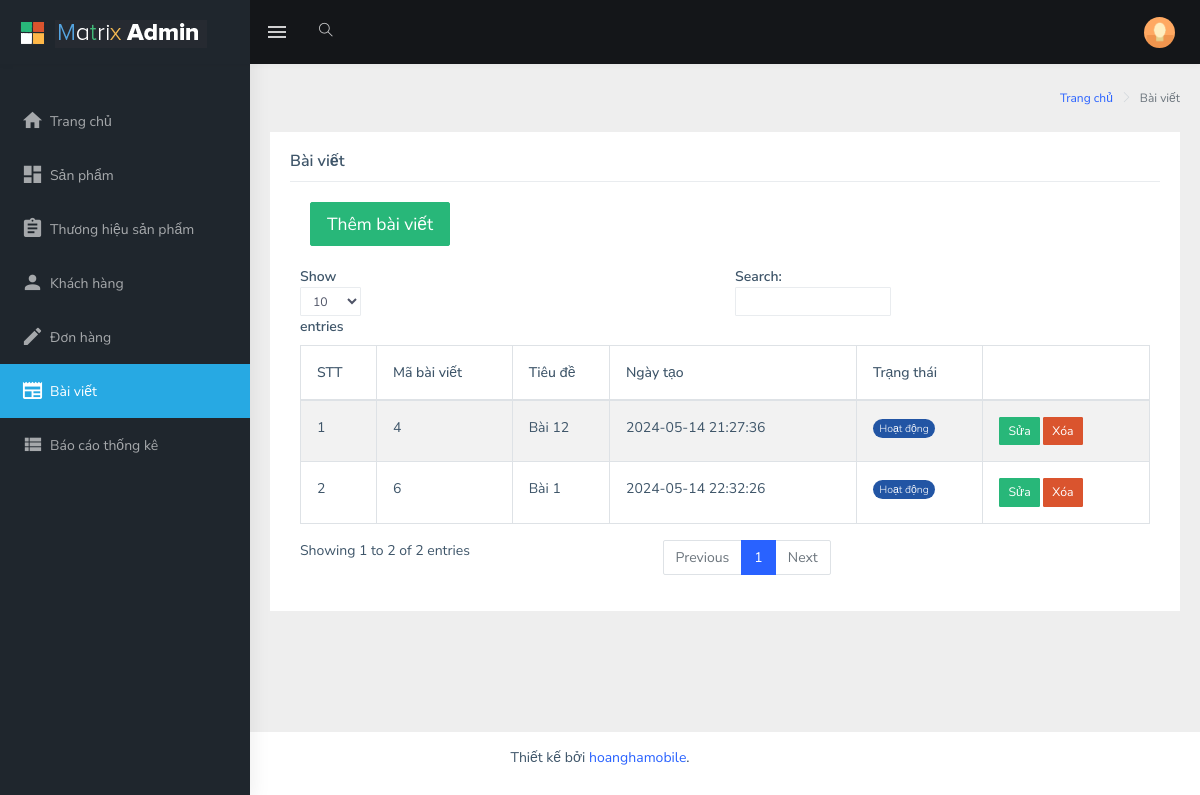
Screenshot of /admin/list_post.php (signed in) with the database file from the repository.
### tables this page shows
CREATE TABLE `bai_viet` (
  `ma_bv` int NOT NULL,
  `tieu_de` text NOT NULL,
  `anh_tieu_de` text,
  `noi_dung` text,
  `trang_thai` tinyint NOT NULL DEFAULT '0',
  `ngay_tao` datetime NOT NULL
);

### admin/controllers/c_post.php (called while the page is built, shortened)
<?php
include("models/m_post.php");
class c_post
{
    public function index(){
        $model = new m_post();
        $post = $model->getAllPost();
        include("templates/layout.php");
    }
}

### admin/list_post.php (called while the page is built, shortened)
<?php
include("controllers/c_post.php");
$post = new c_post();
$post->index();
?>

### models/database.php (called while the page is built, shortened)
<?php
class database{
    protected $pdo = NULL;
    protected $sql = '';
    public function __construct() {
        try
        {
            $this->pdo = new PDO("mysql:host=".DB_HOST."; dbname=".DB_NAME,DB_USER,DB_PWD);
            $this->pdo->query('set names "utf8mb4"');
            $this->pdo->setAttribute(PDO::ATTR_ERRMODE, PDO::ERRMODE_EXCEPTION);
        }
        catch(PDOException $ex )
        {
            die($ex->getMessage());
        }
    }
    public function setQuery($sql) {
        $this->sql = $sql;
    }
    public function execute($options=array()) {
        $this->sta = $this->pdo->prepare($this->sql);
        $this->sta->execute();
        return $this->sta;
    }
    public function loadAllRows($options=array()) {
        if(!$options) {
            if(!$result = $this->execute())
                return false;
        }
        else {
            if(!$result = $this->execute($options))
                return false;
        }
        return $result->fetchAll(PDO::FETCH_OBJ);
    }
}
?>

### admin/models/m_post.php (called while the page is built, shortened)
<?php
require_once "../models/database.php";
class m_post extends database
{
    public function getAllPost(){
        $sql = "SELECT * FROM bai_viet";
        return $this->loadAllRows();
    }
}

### admin/views/post/v_post.php (the view, shortened to what this page needs)
<div class="page-wrapper">
    <div class="page-breadcrumb">
        <div class="row">
            <div class="col-12 d-flex no-block align-items-center">
                <div class="ml-auto text-right">
                    <nav aria-label="breadcrumb">
                        <ol class="breadcrumb">
                            <li class="breadcrumb-item"><a href="#">Trang chủ</a></li>
                            <li class="breadcrumb-item active" aria-current="page">Bài viết</li>
                        </ol>
                    </nav>
                </div>
            </div>
        </div>
    </div>
    <div class="container-fluid">
        <div class="row">
            <div class="col-12">
                <div class="card">
                    <div class="card-body">
                        <h5 class="card-title">Bài viết</h5>
                        <div class="table-responsive">
                            <div class="border-top" style="display: flex;">
                                <div class="card-body" style="flex: 0;">
                                    <button type="button" class="btn btn-success btn-lg" onclick="window.location.href='add_post.php'">Thêm bài viết</button>
                                </div>
                            </div>
                            <table id="zero_config" class="table table-striped table-bordered">
                                <thead>
                                    <tr>
                                        <th>STT</th>
                                        <th>Mã bài viết</th>
                                        <th>Tiêu đề</th>
                                        <th>Ngày tạo</th>
                                        <th>Trạng thái</th>
                                        <th></th>
                                    </tr>
                                </thead>
                                <tbody>
                                    <?php
                                    foreach ($post as $key => $value) {
                                        if ($value->trang_thai == 0) {
                                            $css_trang_thai =   "badge-danger";
                                            $text_trang_thai =  "Lưu nháp";
                                        } else {
                                            $css_trang_thai = "badge-info";
                                            $text_trang_thai = "Hoạt động";
                                        }
                                    ?>
                                        <tr>
                                            <td><?php echo $key + 1; ?></td>
                                            <td><?php echo $value->ma_bv; ?></td>
                                            <td><?php echo $value->tieu_de; ?></td>
                                            <td><?php echo $value->ngay_tao; ?></td>
                                            <td> <span class="badge badge-pill <?php echo $css_trang_thai; ?>"><?php echo $text_trang_thai; ?> </span></td>
                                            <td>
                                                <button type="button" class="btn btn-success btn-sm" onclick="window.location.href='edit_post.php?edit&ma_bv=<?php echo $value->ma_bv; ?>'">Sửa</button>
                                                <button type="button" class="btn btn-danger btn-sm" onclick="window.location.href='list_post.php?delete&ma_bv=<?php echo $value->ma_bv; ?>'">Xóa</button>
                                            </td>
                                        </tr>
                                    <?php } ?>
                                </tbody>
                            </table>
                        </div>
                    </div>
                </div>
            </div>
        </div>
    </div>
</div>

### rows the page displays
bai_viet: ma_bv "4", tieu_de "Bài 12", ngay_tao "2024-05-14 21:27:36", trang_thai "Hoạt động"
bai_viet: ma_bv "6", tieu_de "Bài 1", ngay_tao "2024-05-14 22:32:26", trang_thai "Hoạt động"
